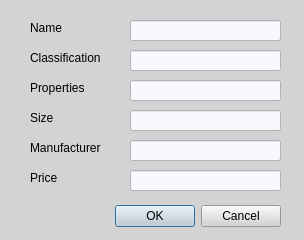
<?xml version="1.0" encoding="UTF-8"?>
<ui version="4.0">
 <class>editelement</class>
 <widget class="QDialog" name="editelement">
  <property name="geometry">
   <rect>
    <x>0</x>
    <y>0</y>
    <width>304</width>
    <height>240</height>
   </rect>
  </property>
  <property name="minimumSize">
   <size>
    <width>304</width>
    <height>240</height>
   </size>
  </property>
  <property name="windowTitle">
   <string>Dialog</string>
  </property>
  <property name="styleSheet">
   <string notr="true">background-color: rgb(211, 211, 211);</string>
  </property>
  <widget class="QDialogButtonBox" name="buttonBox">
   <property name="geometry">
    <rect>
     <x>-60</x>
     <y>200</y>
     <width>341</width>
     <height>32</height>
    </rect>
   </property>
   <property name="styleSheet">
    <string notr="true">\</string>
   </property>
   <property name="orientation">
    <enum>Qt::Horizontal</enum>
   </property>
   <property name="standardButtons">
    <set>QDialogButtonBox::Cancel|QDialogButtonBox::Ok</set>
   </property>
  </widget>
  <widget class="QLineEdit" name="name_of_detail">
   <property name="geometry">
    <rect>
     <x>130</x>
     <y>20</y>
     <width>151</width>
     <height>21</height>
    </rect>
   </property>
   <property name="styleSheet">
    <string notr="true">background-color: rgb(248, 248, 255);</string>
   </property>
  </widget>
  <widget class="QLineEdit" name="price">
   <property name="geometry">
    <rect>
     <x>130</x>
     <y>170</y>
     <width>151</width>
     <height>21</height>
    </rect>
   </property>
   <property name="styleSheet">
    <string notr="true">background-color: rgb(248, 248, 255);</string>
   </property>
  </widget>
  <widget class="QLabel" name="label_2">
   <property name="geometry">
    <rect>
     <x>30</x>
     <y>50</y>
     <width>111</width>
     <height>16</height>
    </rect>
   </property>
   <property name="styleSheet">
    <string notr="true"/>
   </property>
   <property name="text">
    <string>Classification</string>
   </property>
  </widget>
  <widget class="QLineEdit" name="classification">
   <property name="geometry">
    <rect>
     <x>130</x>
     <y>50</y>
     <width>151</width>
     <height>21</height>
    </rect>
   </property>
   <property name="styleSheet">
    <string notr="true">background-color: rgb(248, 248, 255);</string>
   </property>
  </widget>
  <widget class="QLineEdit" name="size">
   <property name="geometry">
    <rect>
     <x>130</x>
     <y>110</y>
     <width>151</width>
     <height>21</height>
    </rect>
   </property>
   <property name="styleSheet">
    <string notr="true">background-color: rgb(248, 248, 255);</string>
   </property>
  </widget>
  <widget class="QLabel" name="label_5">
   <property name="geometry">
    <rect>
     <x>30</x>
     <y>140</y>
     <width>101</width>
     <height>16</height>
    </rect>
   </property>
   <property name="styleSheet">
    <string notr="true"/>
   </property>
   <property name="text">
    <string>Manufacturer</string>
   </property>
  </widget>
  <widget class="QLabel" name="label_6">
   <property name="geometry">
    <rect>
     <x>30</x>
     <y>170</y>
     <width>81</width>
     <height>16</height>
    </rect>
   </property>
   <property name="styleSheet">
    <string notr="true"/>
   </property>
   <property name="text">
    <string>Price</string>
   </property>
  </widget>
  <widget class="QLabel" name="label">
   <property name="geometry">
    <rect>
     <x>30</x>
     <y>20</y>
     <width>61</width>
     <height>16</height>
    </rect>
   </property>
   <property name="styleSheet">
    <string notr="true"/>
   </property>
   <property name="text">
    <string>Name</string>
   </property>
  </widget>
  <widget class="QLabel" name="label_4">
   <property name="geometry">
    <rect>
     <x>30</x>
     <y>110</y>
     <width>81</width>
     <height>16</height>
    </rect>
   </property>
   <property name="styleSheet">
    <string notr="true"/>
   </property>
   <property name="text">
    <string>Size</string>
   </property>
  </widget>
  <widget class="QLineEdit" name="manufacture">
   <property name="geometry">
    <rect>
     <x>130</x>
     <y>140</y>
     <width>151</width>
     <height>21</height>
    </rect>
   </property>
   <property name="styleSheet">
    <string notr="true">background-color: rgb(248, 248, 255);</string>
   </property>
  </widget>
  <widget class="QLineEdit" name="properties">
   <property name="geometry">
    <rect>
     <x>130</x>
     <y>80</y>
     <width>151</width>
     <height>21</height>
    </rect>
   </property>
   <property name="styleSheet">
    <string notr="true">background-color: rgb(248, 248, 255);</string>
   </property>
  </widget>
  <widget class="QLabel" name="label_3">
   <property name="geometry">
    <rect>
     <x>30</x>
     <y>80</y>
     <width>81</width>
     <height>16</height>
    </rect>
   </property>
   <property name="styleSheet">
    <string notr="true"/>
   </property>
   <property name="text">
    <string>Properties</string>
   </property>
  </widget>
 </widget>
 <tabstops>
  <tabstop>name_of_detail</tabstop>
  <tabstop>classification</tabstop>
  <tabstop>properties</tabstop>
  <tabstop>size</tabstop>
  <tabstop>manufacture</tabstop>
  <tabstop>price</tabstop>
 </tabstops>
 <resources/>
 <connections>
  <connection>
   <sender>buttonBox</sender>
   <signal>accepted()</signal>
   <receiver>editelement</receiver>
   <slot>accept()</slot>
   <hints>
    <hint type="sourcelabel">
     <x>248</x>
     <y>254</y>
    </hint>
    <hint type="destinationlabel">
     <x>157</x>
     <y>274</y>
    </hint>
   </hints>
  </connection>
  <connection>
   <sender>buttonBox</sender>
   <signal>rejected()</signal>
   <receiver>editelement</receiver>
   <slot>reject()</slot>
   <hints>
    <hint type="sourcelabel">
     <x>316</x>
     <y>260</y>
    </hint>
    <hint type="destinationlabel">
     <x>286</x>
     <y>274</y>
    </hint>
   </hints>
  </connection>
 </connections>
</ui>
